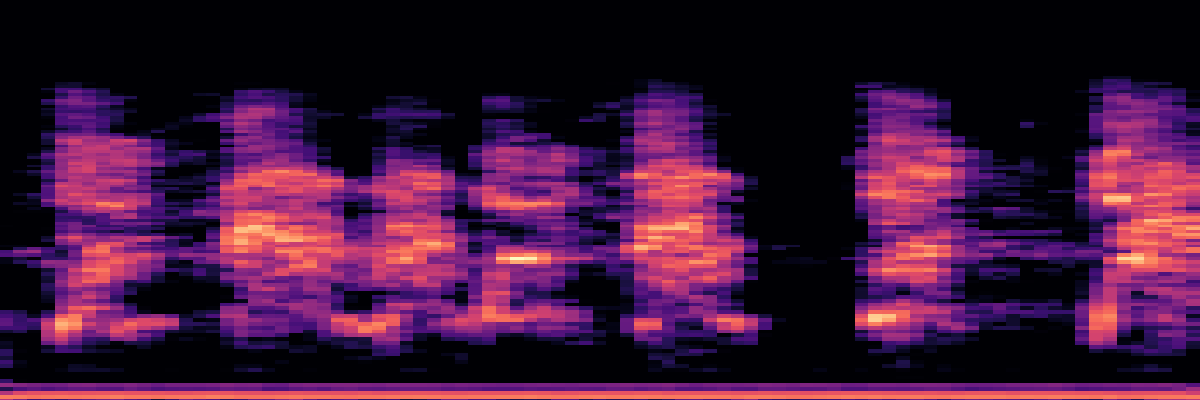

The Python source for this figure:
import pyaudio
import wave
import matplotlib.pyplot as plt
import librosa.display
import numpy as np

import torch
from torch.utils.data import DataLoader
from torchvision import transforms

from test import CustomConvNet, CustomImageDataset, custom_test

import time

CHUNK = 1024
FORMAT = pyaudio.paInt16
CHANNELS = 1
RATE = 44100
RECORD_SECONDS = 1
WAVE_OUTPUT_FILENAME = "mic.wav"

######hyper_param_epoch = 20
hyper_param_epoch = 20
hyper_param_batch = 8
hyper_param_learning_rate = 0.001

transforms_train = transforms.Compose([transforms.Resize((128, 128)), transforms.RandomRotation(10.), transforms.ToTensor()])
transforms_test = transforms.Compose([transforms.Resize((128, 128)), transforms.ToTensor()])

train_data_set = CustomImageDataset(data_set_path="./data/train", transforms=transforms_train)
train_loader = DataLoader(train_data_set, batch_size=hyper_param_batch, shuffle=True)
test_data_set = CustomImageDataset(data_set_path="./data/test", transforms=transforms_test)
test_loader = DataLoader(test_data_set, batch_size=hyper_param_batch, shuffle=True)
custom_test_data_set = CustomImageDataset(data_set_path="./data/custom", transforms=transforms_test)
custom_test_loader = DataLoader(custom_test_data_set, batch_size=hyper_param_batch, shuffle=True)

if not (train_data_set.num_classes == test_data_set.num_classes):
    print("error: Numbers of class in training set and test set are not equal")
    exit()

device = torch.device('cuda:0' if torch.cuda.is_available() else 'cpu')
num_classes = train_data_set.num_classes
custom_model = CustomConvNet(num_classes=num_classes).to(device)

# custom_model.load_state_dict(torch.load("./model/test_model.pth"))
custom_model.load_state_dict(torch.load('./model/test_model.pth', map_location=lambda storage, loc: storage))

pa = pyaudio.PyAudio()
stream = pa.open(format=FORMAT, channels=CHANNELS, rate=RATE, input=True, frames_per_buffer=CHUNK)


def record():
    #print("* recording")
    frames = []
    for iii in range(0, RATE // (CHUNK * RECORD_SECONDS * 2)):          #0.2초로 바꿔봄
        data = stream.read(CHUNK, exception_on_overflow=False)
        frames.append(data)
    #print("* done recording")

    #stream.close()
    #pa.terminate()

    wf = wave.open(WAVE_OUTPUT_FILENAME, 'wb')
    wf.setnchannels(CHANNELS)
    wf.setsampwidth(pa.get_sample_size(FORMAT))
    wf.setframerate(RATE)
    wf.writeframes(b''.join(frames))
    wf.close()


def detection(num):
    print(str(num)+'번째 녹음')
    record()

    y, sr = librosa.load('mic.wav')
    S = librosa.feature.melspectrogram(y, sr=sr, n_mels=128)
    log_S = librosa.amplitude_to_db(S, ref=np.max)
    fig = plt.figure(figsize=(12, 4))
    librosa.display.specshow(log_S, sr=sr, x_axis='time', y_axis='mel')

    plt.title('mel power spectrogram')
    # plt.colorbar(format = '%+02.0f db')
    plt.tight_layout()
    plt.axis('off')
    plt.xticks([]), plt.yticks([])
    plt.subplots_adjust(left=0, bottom=0, right=1, top=1, hspace=0, wspace=0)
    plt.savefig('./data/custom/dog/mic.png')

    custom_test()

    # plt.show()
    plt.close(fig)


for i in range(0, 100):
    start = time.time()
    detection(i)
    runtime = time.time()-start
    print('Time: %.3f[sec]' %runtime)

stream.close()


'''    
record()

y, sr = librosa.load('mic.wav')
S = librosa.feature.melspectrogram(y, sr=sr, n_mels=128)
log_S = librosa.amplitude_to_db(S, ref=np.max)
fig = plt.figure(figsize=(12, 4))
librosa.display.specshow(log_S, sr=sr, x_axis='time', y_axis='mel')

plt.title('mel power spectrogram')
# plt.colorbar(format = '%+02.0f db')
plt.tight_layout()
plt.axis('off')
plt.xticks([]), plt.yticks([])
plt.subplots_adjust(left=0, bottom=0, right=1, top=1, hspace=0, wspace=0)
plt.savefig('./data/custom/dog/mic.png')

custom_test()

#plt.show()
plt.close(fig)
'''